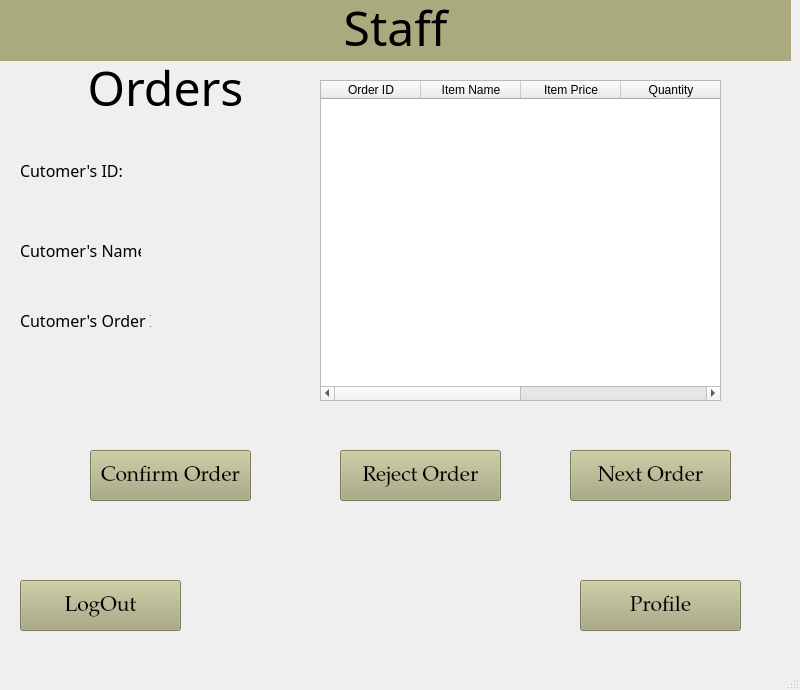
<?xml version="1.0" encoding="UTF-8"?>
<ui version="4.0">
 <class>StaffIrderWindow</class>
 <widget class="QMainWindow" name="StaffIrderWindow">
  <property name="geometry">
   <rect>
    <x>0</x>
    <y>0</y>
    <width>800</width>
    <height>690</height>
   </rect>
  </property>
  <property name="windowTitle">
   <string>MainWindow</string>
  </property>
  <widget class="QWidget" name="centralwidget">
   <widget class="QLabel" name="label">
    <property name="geometry">
     <rect>
      <x>0</x>
      <y>0</y>
      <width>791</width>
      <height>61</height>
     </rect>
    </property>
    <property name="font">
     <font>
      <family>PMingLiU-ExtB</family>
      <pointsize>36</pointsize>
     </font>
    </property>
    <property name="styleSheet">
     <string notr="true">background-color: rgb(170, 170, 127)</string>
    </property>
    <property name="text">
     <string>Staff</string>
    </property>
    <property name="alignment">
     <set>Qt::AlignBottom|Qt::AlignHCenter</set>
    </property>
   </widget>
   <widget class="QTableWidget" name="StaffOrderTable">
    <property name="geometry">
     <rect>
      <x>320</x>
      <y>80</y>
      <width>401</width>
      <height>321</height>
     </rect>
    </property>
    <column>
     <property name="text">
      <string>Order ID</string>
     </property>
    </column>
    <column>
     <property name="text">
      <string>Item Name</string>
     </property>
    </column>
    <column>
     <property name="text">
      <string>Item Price</string>
     </property>
    </column>
    <column>
     <property name="text">
      <string>Quantity</string>
     </property>
    </column>
    <column>
     <property name="text">
      <string/>
     </property>
    </column>
    <column>
     <property name="text">
      <string/>
     </property>
    </column>
   </widget>
   <widget class="QLabel" name="label_7">
    <property name="geometry">
     <rect>
      <x>10</x>
      <y>60</y>
      <width>311</width>
      <height>61</height>
     </rect>
    </property>
    <property name="font">
     <font>
      <family>PMingLiU-ExtB</family>
      <pointsize>36</pointsize>
     </font>
    </property>
    <property name="text">
     <string>Orders</string>
    </property>
    <property name="alignment">
     <set>Qt::AlignBottom|Qt::AlignHCenter</set>
    </property>
   </widget>
   <widget class="QPushButton" name="ConfirmOrderButton">
    <property name="geometry">
     <rect>
      <x>90</x>
      <y>450</y>
      <width>161</width>
      <height>51</height>
     </rect>
    </property>
    <property name="font">
     <font>
      <family>Palatino Linotype</family>
      <pointsize>16</pointsize>
     </font>
    </property>
    <property name="cursor">
     <cursorShape>PointingHandCursor</cursorShape>
    </property>
    <property name="styleSheet">
     <string notr="true">background-color: rgb(170, 170, 127)</string>
    </property>
    <property name="text">
     <string>Confirm Order</string>
    </property>
   </widget>
   <widget class="QPushButton" name="RejectOrderButton">
    <property name="geometry">
     <rect>
      <x>340</x>
      <y>450</y>
      <width>161</width>
      <height>51</height>
     </rect>
    </property>
    <property name="font">
     <font>
      <family>Palatino Linotype</family>
      <pointsize>16</pointsize>
     </font>
    </property>
    <property name="cursor">
     <cursorShape>PointingHandCursor</cursorShape>
    </property>
    <property name="styleSheet">
     <string notr="true">background-color: rgb(170, 170, 127)</string>
    </property>
    <property name="text">
     <string>Reject Order</string>
    </property>
   </widget>
   <widget class="QPushButton" name="NextOrdewrButton">
    <property name="geometry">
     <rect>
      <x>570</x>
      <y>450</y>
      <width>161</width>
      <height>51</height>
     </rect>
    </property>
    <property name="font">
     <font>
      <family>Palatino Linotype</family>
      <pointsize>16</pointsize>
     </font>
    </property>
    <property name="cursor">
     <cursorShape>PointingHandCursor</cursorShape>
    </property>
    <property name="styleSheet">
     <string notr="true">background-color: rgb(170, 170, 127)</string>
    </property>
    <property name="text">
     <string>Next Order</string>
    </property>
   </widget>
   <widget class="QPushButton" name="LogoutOrderButton">
    <property name="geometry">
     <rect>
      <x>20</x>
      <y>580</y>
      <width>161</width>
      <height>51</height>
     </rect>
    </property>
    <property name="font">
     <font>
      <family>Palatino Linotype</family>
      <pointsize>16</pointsize>
     </font>
    </property>
    <property name="cursor">
     <cursorShape>PointingHandCursor</cursorShape>
    </property>
    <property name="styleSheet">
     <string notr="true">background-color: rgb(170, 170, 127)</string>
    </property>
    <property name="text">
     <string>LogOut</string>
    </property>
   </widget>
   <widget class="QLabel" name="label_2">
    <property name="geometry">
     <rect>
      <x>20</x>
      <y>150</y>
      <width>111</width>
      <height>41</height>
     </rect>
    </property>
    <property name="font">
     <font>
      <family>Mongolian Baiti</family>
      <pointsize>12</pointsize>
     </font>
    </property>
    <property name="text">
     <string>Cutomer's ID:</string>
    </property>
   </widget>
   <widget class="QLabel" name="label_3">
    <property name="geometry">
     <rect>
      <x>20</x>
      <y>230</y>
      <width>121</width>
      <height>41</height>
     </rect>
    </property>
    <property name="font">
     <font>
      <family>Mongolian Baiti</family>
      <pointsize>12</pointsize>
     </font>
    </property>
    <property name="text">
     <string>Cutomer's Name:</string>
    </property>
   </widget>
   <widget class="QLabel" name="label_4">
    <property name="geometry">
     <rect>
      <x>20</x>
      <y>300</y>
      <width>131</width>
      <height>41</height>
     </rect>
    </property>
    <property name="font">
     <font>
      <family>Mongolian Baiti</family>
      <pointsize>12</pointsize>
     </font>
    </property>
    <property name="text">
     <string>Cutomer's Order ID</string>
    </property>
   </widget>
   <widget class="QLabel" name="CustomerIdLabel">
    <property name="geometry">
     <rect>
      <x>120</x>
      <y>150</y>
      <width>141</width>
      <height>41</height>
     </rect>
    </property>
    <property name="font">
     <font>
      <family>Mongolian Baiti</family>
      <pointsize>12</pointsize>
     </font>
    </property>
    <property name="text">
     <string/>
    </property>
   </widget>
   <widget class="QLabel" name="CustomerNameLable">
    <property name="geometry">
     <rect>
      <x>140</x>
      <y>230</y>
      <width>141</width>
      <height>41</height>
     </rect>
    </property>
    <property name="font">
     <font>
      <family>Mongolian Baiti</family>
      <pointsize>12</pointsize>
     </font>
    </property>
    <property name="text">
     <string/>
    </property>
   </widget>
   <widget class="QLabel" name="CustomerOrderIDLabel">
    <property name="geometry">
     <rect>
      <x>150</x>
      <y>300</y>
      <width>141</width>
      <height>41</height>
     </rect>
    </property>
    <property name="font">
     <font>
      <family>Mongolian Baiti</family>
      <pointsize>12</pointsize>
     </font>
    </property>
    <property name="text">
     <string/>
    </property>
   </widget>
   <widget class="QPushButton" name="StaffViewProfile">
    <property name="geometry">
     <rect>
      <x>580</x>
      <y>580</y>
      <width>161</width>
      <height>51</height>
     </rect>
    </property>
    <property name="font">
     <font>
      <family>Palatino Linotype</family>
      <pointsize>16</pointsize>
     </font>
    </property>
    <property name="cursor">
     <cursorShape>PointingHandCursor</cursorShape>
    </property>
    <property name="styleSheet">
     <string notr="true">background-color: rgb(170, 170, 127)</string>
    </property>
    <property name="text">
     <string>Profile</string>
    </property>
   </widget>
  </widget>
  <widget class="QMenuBar" name="menubar">
   <property name="geometry">
    <rect>
     <x>0</x>
     <y>0</y>
     <width>800</width>
     <height>21</height>
    </rect>
   </property>
  </widget>
  <widget class="QStatusBar" name="statusbar"/>
 </widget>
 <resources/>
 <connections/>
</ui>
